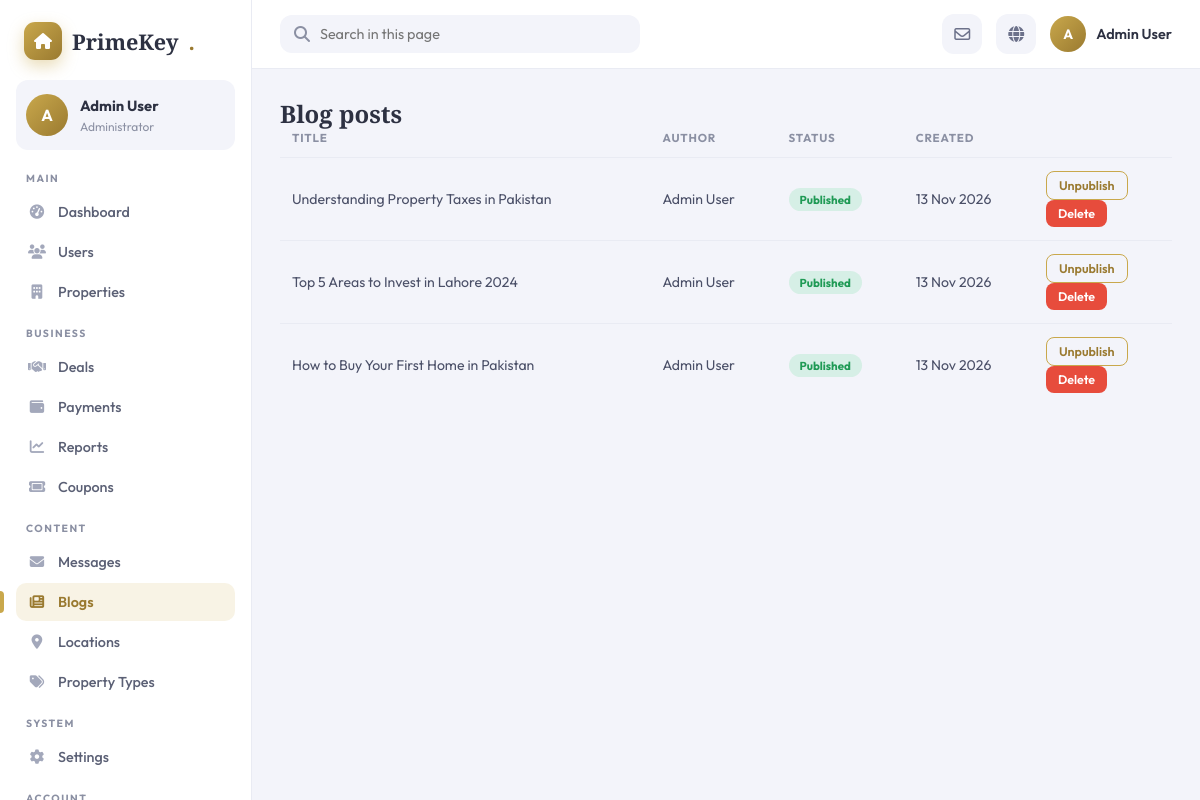
The app's page /admin/blogs (signed in) with its own data.
### app/models.py (models this page shows)
class User(db.Model):
    __tablename__ = 'users'
    id           = db.Column(db.Integer, primary_key=True)
    name         = db.Column(db.String(100), nullable=False)
    email        = db.Column(db.String(120), unique=True, nullable=False)
    password     = db.Column(db.String(200), nullable=False)
    phone        = db.Column(db.String(20))
    cnic         = db.Column(db.String(20))
    profile_pic  = db.Column(db.String(200), default='default_user.png')
    role_id      = db.Column(db.Integer, db.ForeignKey('roles.id'), nullable=False, default=3)
    is_active    = db.Column(db.Boolean, default=True)
    created_at   = db.Column(db.DateTime, default=datetime.utcnow)
    role              = db.relationship('Role', back_populates='users')
    agent_profile     = db.relationship('Agent', back_populates='user', uselist=False)
    favorites         = db.relationship('Favorite', back_populates='client', lazy=True)
    inquiries         = db.relationship('Inquiry', back_populates='client', lazy=True)
    offers            = db.relationship('Offer', back_populates='client', lazy=True)
    deals_as_buyer    = db.relationship('Deal', foreign_keys='Deal.buyer_id', back_populates='buyer', lazy=True)
    site_visits       = db.relationship('SiteVisit', foreign_keys='SiteVisit.client_id', back_populates='client', lazy=True)
    notifications     = db.relationship('Notification', back_populates='user', lazy=True)
    activity_logs     = db.relationship('ActivityLog', back_populates='user', lazy=True)
    blogs             = db.relationship('Blog', back_populates='author', lazy=True)
    shortlists        = db.relationship('Shortlist', back_populates='client', lazy=True)
    property_views    = db.relationship('PropertyView', back_populates='user', lazy=True)
    search_logs       = db.relationship('SearchLog', back_populates='user', lazy=True)
    reviews_given     = db.relationship('AgentReview', back_populates='client', lazy=True)
    rent_as_tenant    = db.relationship('RentAgreement', foreign_keys='RentAgreement.tenant_id', back_populates='tenant', lazy=True)
    maintenance_reqs  = db.relationship('MaintenanceRequest', back_populates='tenant', lazy=True)
    coupon_uses       = db.relationship('CouponUse', back_populates='user', lazy=True)
    business_reports  = db.relationship('BusinessReport', back_populates='generated_by_user', lazy=True)

class Blog(db.Model):
    __tablename__ = 'blogs'
    id           = db.Column(db.Integer, primary_key=True)
    title        = db.Column(db.String(200), nullable=False)
    slug         = db.Column(db.String(220), unique=True, nullable=False)
    content      = db.Column(db.Text, nullable=False)
    excerpt      = db.Column(db.String(300))
    cover_image  = db.Column(db.String(300))
    author_id    = db.Column(db.Integer, db.ForeignKey('users.id'), nullable=False)
    is_published = db.Column(db.Boolean, default=False)
    published_at = db.Column(db.DateTime)
    created_at   = db.Column(db.DateTime, default=datetime.utcnow)
    views        = db.Column(db.Integer, default=0)
    author       = db.relationship('User', back_populates='blogs')
    tags         = db.relationship('BlogTagMap', back_populates='blog', lazy=True, cascade='all, delete-orphan')

### app/blueprints/admin/routes.py (the view)
@admin_bp.route('/blogs')
@admin_required
def blogs():
    posts = Blog.query.order_by(Blog.created_at.desc()).all()
    return render_template('admin/blogs.html', posts=posts)

### app/blueprints/admin/routes.py (called while the page is built)
def admin_required(f):
    @wraps(f)
    def decorated(*args, **kwargs):
        if 'user_id' not in session:
            flash('Please login.', 'warning')
            return redirect(url_for('auth.login'))
        if session.get('user_role') != 1:
            flash('Admin access required.', 'danger')
            return redirect(url_for('public.index'))
        return f(*args, **kwargs)
    return decorated

### app/templates/admin/blogs.html (shortened to what this page needs)
{% extends 'admin/base_admin.html' %}
{% block content %}
<div class="">
  <h2 class="mb-3">Blog posts</h2>
  {% if posts %}
  <div class="table-wrap">
    <table class="table">
      <thead><tr><th>Title</th><th>Author</th><th>Status</th><th>Created</th><th></th></tr></thead>
      <tbody>
        {% for p in posts %}
        <tr>
          <td>{{ p.title }}</td>
          <td>{{ p.author.name if p.author else '—' }}</td>
          <td><span class="badge badge-{{ 'success' if p.is_published else 'muted' }}">{{ 'Published' if p.is_published else 'Draft' }}</span></td>
          <td>{{ p.created_at.strftime('%d %b %Y') if p.created_at else '—' }}</td>
          <td class="text-end text-nowrap">
            <form method="POST" action="{{ url_for('admin.publish_blog', blog_id=p.id) }}" class="d-inline">{% if csrf_token is defined %}<input type="hidden" name="csrf_token" value="{{ csrf_token() }}">{% endif %}
              <button class="btn btn-sm btn-outline">{{ 'Unpublish' if p.is_published else 'Publish' }}</button>
            </form>
            <form method="POST" action="{{ url_for('admin.delete_blog', blog_id=p.id) }}" class="d-inline" onsubmit="return confirm('Delete this post?');">
              <button class="btn btn-sm btn-danger">Delete</button>
            </form>
          </td>
        </tr>
        {% endfor %}
      </tbody>
    </table>
  </div>
  {% else %}
  <div class="text-center text-muted py-5"><p class="fs-5 mb-1">No blog posts yet</p></div>
  {% endif %}
</div>
{% endblock %}

### app/templates/admin/base_admin.html (shortened to what this page needs)
<!DOCTYPE html>
<html lang="en">
<head>
  <link rel="stylesheet" href="https://cdnjs.cloudflare.com/ajax/libs/font-awesome/6.5.1/css/all.min.css">
</head>
<body>
{% set alias = {
  'admin.add_user': 'admin.users', 'admin.edit_user': 'admin.users',
  'admin.contacts': 'admin.messages'
} %}
{% set cur = alias.get(request.endpoint, request.endpoint) %}
{% set uname = session.get('user_name') or 'Admin' %}
<div class="layout">
  <aside class="sidebar" id="sidebar">
    <div class="brand"><i class="fa-solid fa-house"></i> PrimeKey<span>.</span></div>
    <div class="me">
      <div class="avatar">{{ (uname[0])|upper }}</div>
      <div><b>{{ uname }}</b><small>Administrator</small></div>
    </div>
    <nav class="nav">
      {% for group, items in nav %}
        <div class="nav-label">{{ group }}</div>
        {% for ep, icon, text, badge in items %}
          <a href="{{ url_for(ep) }}" class="{{ 'active' if cur == ep }}">
            <i class="fa-solid {{ icon }}"></i> {{ text }}
          </a>
        {% endfor %}
      {% endfor %}
      <div class="nav-label">Account</div>
    </nav>
  </aside>
  <div class="main">
    <header class="topbar">
      <label class="search"><i class="fa-solid fa-magnifying-glass"></i><input type="text" id="pageSearch" placeholder="Search in this page"></label>
      <div class="top-right">
        <a class="icon-btn" href="{{ url_for('admin.messages') }}" title="Messages"><i class="fa-regular fa-envelope"></i>{% if unread_msgs|default(0) %}<span class="dot"></span>{% endif %}</a>
        <a class="icon-btn" href="{{ url_for('public.index') }}" title="View website"><i class="fa-solid fa-globe"></i></a>
        <div class="top-user"><div class="avatar sm">{{ (uname[0])|upper }}</div><span>{{ uname }}</span></div>
      </div>
    </header>
    <main class="content">
      {% block content %}{% block admin_content %}{% block dash_content %}{% block main_content %}{% endblock %}{% endblock %}{% endblock %}{% endblock %}
    </main>
  </div>
</div>
</body>
</html>

### records on screen
User: name "Admin User"
Blog: title "Understanding Property Taxes in Pakistan", author "Admin User", is_published "Published", created_at "13 Nov 2026", is_published "Unpublish"
Blog: title "Top 5 Areas to Invest in Lahore 2024", author "Admin User", is_published "Published", created_at "13 Nov 2026", is_published "Unpublish"
Blog: title "How to Buy Your First Home in Pakistan", author "Admin User", is_published "Published", created_at "13 Nov 2026", is_published "Unpublish"

### other values on screen
{{ (uname[0])|upper }} "A"
{{ group }} "MAIN" "BUSINESS" "CONTENT" "SYSTEM"
{{ text }} "Dashboard" "Users" "Properties" "Deals" "Payments" "Reports" "Coupons" "Messages" "Blogs" "Locations" "Property Types" "Settings"
